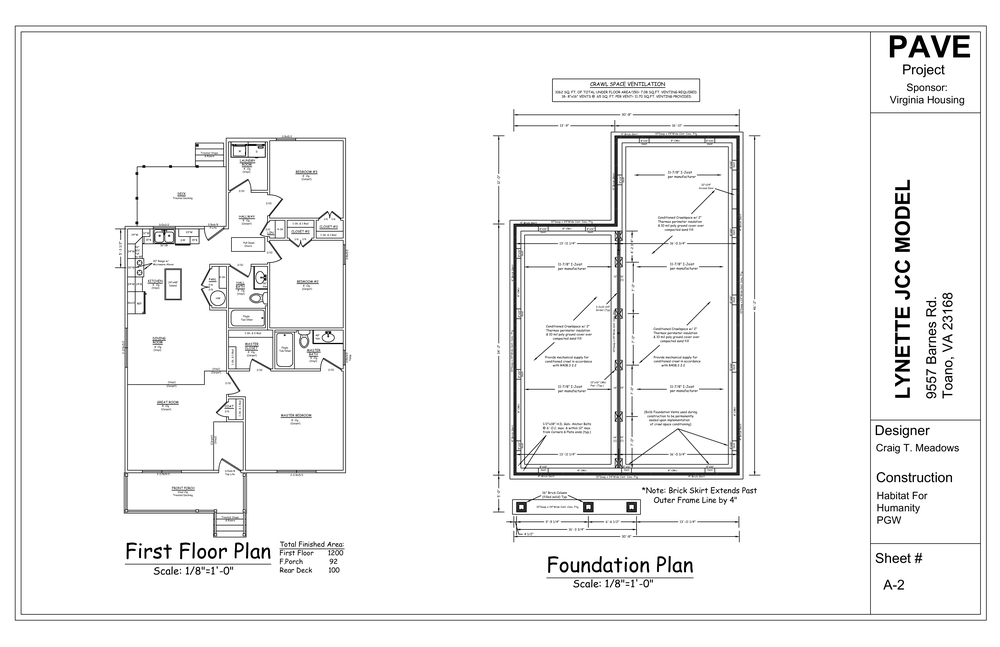
#> input picture datascience/runs/predict/floor_plan_boundary_detection/example_page_1.png, 1000 x 647 px, shrunk from 5100 x 3300 before the run
$ python -i image_preprocessor.py   (imports and definitions only)
#> lines starting #> are read from the running program, lines starting #| are printed output that depends on the picture
#> further down, picture is the input picture: shape (647, 1000, 3); min 0, max 255, mean 243.4
"""Image preprocessor for raster/scanned construction drawings.

Two responsibilities, kept narrow:

* Detect how skewed an input image is (Hough dominant-edge angle).
* Reject when over threshold, otherwise enhance contrast (CLAHE) and
  denoise (Gaussian) so downstream Hough line extraction has clean edges
  to work from.

Skewed drawings are **rejected**, never corrected. This matches the
project's standing policy from earlier specs — deskewing a "to-scale"
drawing distorts the measurements we want to extract from it.
"""

from __future__ import annotations

import logging

import cv2
import numpy as np

logger = logging.getLogger(__name__)


class SkewRejected(RuntimeError):
    """Raised by :class:`ImagePreprocessor` when measured skew exceeds the
    configured threshold. The exception message always includes the
    measured angle so the operator can see how far off the input was.
    """


class ImagePreprocessor:
    """Preprocess a raster/scanned drawing: reject skewed, enhance the rest."""

    def __init__(self, skew_threshold_deg: float = 5.0) -> None:
        if skew_threshold_deg <= 0:
            raise ValueError(
                f"skew_threshold_deg must be positive; got {skew_threshold_deg}"
            )
        self.skew_threshold_deg = skew_threshold_deg

    def detect_skew(self, image: np.ndarray) -> float:
        """Return the dominant skew angle in degrees, signed.

        Algorithm:
            1. Convert to grayscale if 3-channel.
            2. Canny edge map (50, 150).
            3. ``cv2.HoughLines`` → list of (rho, theta) tuples.
            4. For each theta, compute deviation from the nearest axis
               (0 or pi/2). Take the median deviation. That's the skew
               angle in radians; convert to degrees and return.

        A near-blank image with no detected lines returns 0.0 (no
        deviation detectable). That's a defensible default: downstream
        wall extraction will fail later with a clear "no walls" error.
        """
        if image is None or getattr(image, "size", 0) == 0:
            raise ValueError("detect_skew received empty image")

        gray = (
            cv2.cvtColor(image, cv2.COLOR_BGR2GRAY) if image.ndim == 3 else image
        )
        edges = cv2.Canny(gray, 50, 150)
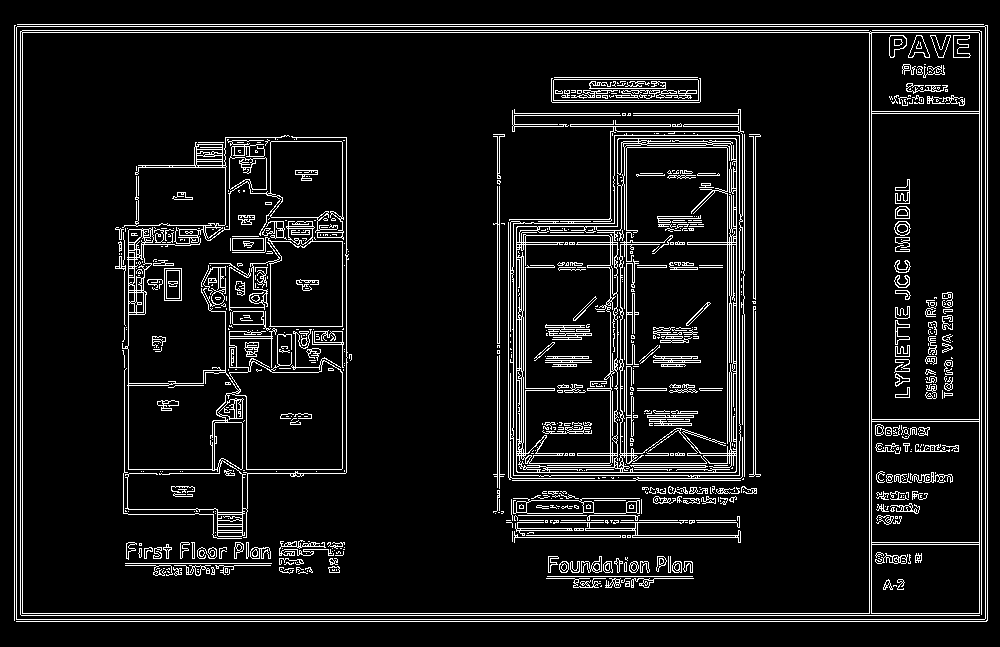
#> edges: shape (647, 1000); 8.4% white in thin lines or dots
        lines = cv2.HoughLines(edges, 1, np.pi / 180, threshold=100)

        if lines is None or len(lines) == 0:
            return 0.0

        deviations_deg: list[float] = []
        for rho_theta in lines:
            theta = float(rho_theta[0][1])
            # Map theta to its deviation from the nearest of {0, pi/2},
            # in the range (-45, 45] degrees.
            dev_rad = ((theta + np.pi / 4) % (np.pi / 2)) - np.pi / 4
            deviations_deg.append(float(np.degrees(dev_rad)))
#> this loop made 4498 passes
#> (rho_theta, theta, dev_rad) on passes 1 to 3: ([[619, 1.57]], 1.57, 4.37e-08), ([[621, 1.57]], 1.57, 4.37e-08), ([[26, 1.57]], 1.57, 4.37e-08)
#> after the loop, deviations_deg = 4498 values, max 44 at index 1110, min -45 at index 177, mean -1.01

        return float(np.median(deviations_deg))

    def run(self, image: np.ndarray) -> np.ndarray:
        """Detect skew → reject if over threshold → enhance + denoise.

        Returns a single-channel ``np.uint8`` array on success. Raises
        :class:`SkewRejected` when the measured skew exceeds the threshold.
        """
        skew = self.detect_skew(image)
#> skew = 2.5e-06
        if abs(skew) > self.skew_threshold_deg:
            raise SkewRejected(
                f"Drawing appears skewed by {skew:.1f} degrees "
                f"(threshold {self.skew_threshold_deg:.1f}). "
                "Please provide a properly scanned image."
            )

        gray = (
            cv2.cvtColor(image, cv2.COLOR_BGR2GRAY) if image.ndim == 3 else image
        )
        clahe = cv2.createCLAHE(clipLimit=2.0, tileGridSize=(8, 8))
        enhanced = clahe.apply(gray)
        denoised = cv2.GaussianBlur(enhanced, (3, 3), 0)
        return denoised

>>> import cv2
>>> picture = cv2.imread('../../../../datascience/runs/predict/floor_plan_boundary_detection/example_page_1.png')
>>> result = ImagePreprocessor().run(picture)
